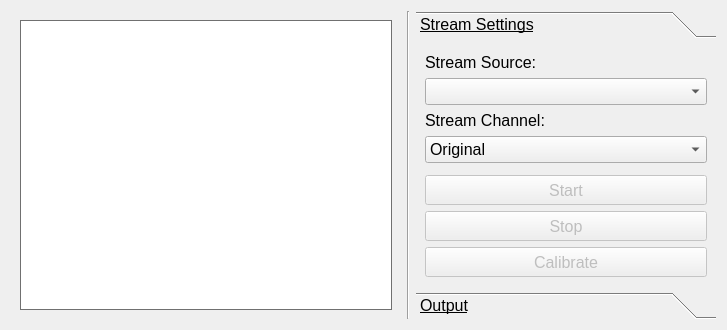
<?xml version="1.0" encoding="UTF-8"?>
<ui version="4.0">
 <class>CameraWidget</class>
 <widget class="QWidget" name="CameraWidget">
  <property name="geometry">
   <rect>
    <x>0</x>
    <y>0</y>
    <width>723</width>
    <height>330</height>
   </rect>
  </property>
  <property name="minimumSize">
   <size>
    <width>0</width>
    <height>330</height>
   </size>
  </property>
  <property name="windowTitle">
   <string>Form</string>
  </property>
  <layout class="QHBoxLayout" name="horizontalLayout_3">
   <item>
    <widget class="QStackedWidget" name="stackedWidget">
     <property name="sizePolicy">
      <sizepolicy hsizetype="Preferred" vsizetype="Preferred">
       <horstretch>1</horstretch>
       <verstretch>0</verstretch>
      </sizepolicy>
     </property>
     <property name="minimumSize">
      <size>
       <width>390</width>
       <height>0</height>
      </size>
     </property>
     <property name="palette">
      <palette>
       <active>
        <colorrole role="Base">
         <brush brushstyle="SolidPattern">
          <color alpha="255">
           <red>255</red>
           <green>255</green>
           <blue>255</blue>
          </color>
         </brush>
        </colorrole>
        <colorrole role="Window">
         <brush brushstyle="SolidPattern">
          <color alpha="255">
           <red>145</red>
           <green>145</green>
           <blue>145</blue>
          </color>
         </brush>
        </colorrole>
       </active>
       <inactive>
        <colorrole role="Base">
         <brush brushstyle="SolidPattern">
          <color alpha="255">
           <red>255</red>
           <green>255</green>
           <blue>255</blue>
          </color>
         </brush>
        </colorrole>
        <colorrole role="Window">
         <brush brushstyle="SolidPattern">
          <color alpha="255">
           <red>145</red>
           <green>145</green>
           <blue>145</blue>
          </color>
         </brush>
        </colorrole>
       </inactive>
       <disabled>
        <colorrole role="Base">
         <brush brushstyle="SolidPattern">
          <color alpha="255">
           <red>145</red>
           <green>145</green>
           <blue>145</blue>
          </color>
         </brush>
        </colorrole>
        <colorrole role="Window">
         <brush brushstyle="SolidPattern">
          <color alpha="255">
           <red>145</red>
           <green>145</green>
           <blue>145</blue>
          </color>
         </brush>
        </colorrole>
       </disabled>
      </palette>
     </property>
     <property name="currentIndex">
      <number>0</number>
     </property>
     <widget class="QWidget" name="viewfinderPage">
      <property name="autoFillBackground">
       <bool>false</bool>
      </property>
      <layout class="QGridLayout" name="gridLayout_5">
       <item row="0" column="0">
        <widget class="QGraphicsView" name="graphicsView_video">
         <property name="verticalScrollBarPolicy">
          <enum>Qt::ScrollBarAlwaysOff</enum>
         </property>
         <property name="horizontalScrollBarPolicy">
          <enum>Qt::ScrollBarAlwaysOff</enum>
         </property>
         <property name="sizeAdjustPolicy">
          <enum>QAbstractScrollArea::AdjustIgnored</enum>
         </property>
         <property name="interactive">
          <bool>true</bool>
         </property>
        </widget>
       </item>
      </layout>
     </widget>
     <widget class="QWidget" name="previewPage">
      <property name="focusPolicy">
       <enum>Qt::NoFocus</enum>
      </property>
      <layout class="QGridLayout" name="gridLayout_4">
       <item row="1" column="0">
        <widget class="QLabel" name="label_lastImgPreview">
         <property name="sizePolicy">
          <sizepolicy hsizetype="Preferred" vsizetype="MinimumExpanding">
           <horstretch>0</horstretch>
           <verstretch>0</verstretch>
          </sizepolicy>
         </property>
         <property name="frameShape">
          <enum>QFrame::Box</enum>
         </property>
         <property name="text">
          <string/>
         </property>
         <property name="alignment">
          <set>Qt::AlignCenter</set>
         </property>
        </widget>
       </item>
      </layout>
     </widget>
    </widget>
   </item>
   <item>
    <widget class="Line" name="line_3">
     <property name="orientation">
      <enum>Qt::Vertical</enum>
     </property>
    </widget>
   </item>
   <item>
    <widget class="QToolBox" name="toolBox">
     <property name="sizePolicy">
      <sizepolicy hsizetype="Minimum" vsizetype="Preferred">
       <horstretch>0</horstretch>
       <verstretch>0</verstretch>
      </sizepolicy>
     </property>
     <property name="minimumSize">
      <size>
       <width>300</width>
       <height>0</height>
      </size>
     </property>
     <property name="maximumSize">
      <size>
       <width>250</width>
       <height>16777215</height>
      </size>
     </property>
     <property name="font">
      <font>
       <pointsize>12</pointsize>
       <underline>true</underline>
      </font>
     </property>
     <property name="currentIndex">
      <number>0</number>
     </property>
     <widget class="QWidget" name="page_stream_settings">
      <property name="geometry">
       <rect>
        <x>0</x>
        <y>0</y>
        <width>300</width>
        <height>248</height>
       </rect>
      </property>
      <attribute name="label">
       <string>Stream Settings</string>
      </attribute>
      <layout class="QVBoxLayout" name="verticalLayout_3">
       <property name="sizeConstraint">
        <enum>QLayout::SetMinimumSize</enum>
       </property>
       <item>
        <widget class="QLabel" name="label">
         <property name="font">
          <font>
           <underline>false</underline>
          </font>
         </property>
         <property name="text">
          <string>Stream Source:</string>
         </property>
        </widget>
       </item>
       <item>
        <widget class="QComboBox" name="comboBox_source">
         <property name="sizePolicy">
          <sizepolicy hsizetype="Expanding" vsizetype="Fixed">
           <horstretch>0</horstretch>
           <verstretch>0</verstretch>
          </sizepolicy>
         </property>
         <property name="font">
          <font>
           <underline>false</underline>
          </font>
         </property>
         <property name="sizeAdjustPolicy">
          <enum>QComboBox::AdjustToContents</enum>
         </property>
        </widget>
       </item>
       <item>
        <widget class="QLabel" name="label_2">
         <property name="font">
          <font>
           <underline>false</underline>
          </font>
         </property>
         <property name="text">
          <string>Stream Channel:</string>
         </property>
        </widget>
       </item>
       <item>
        <widget class="QComboBox" name="comboBox_channel">
         <property name="font">
          <font>
           <underline>false</underline>
          </font>
         </property>
         <property name="sizeAdjustPolicy">
          <enum>QComboBox::AdjustToContents</enum>
         </property>
         <item>
          <property name="text">
           <string>Original</string>
          </property>
         </item>
         <item>
          <property name="text">
           <string>Grayscale</string>
          </property>
         </item>
        </widget>
       </item>
       <item>
        <spacer name="verticalSpacer">
         <property name="orientation">
          <enum>Qt::Vertical</enum>
         </property>
         <property name="sizeHint" stdset="0">
          <size>
           <width>20</width>
           <height>40</height>
          </size>
         </property>
        </spacer>
       </item>
       <item>
        <widget class="QPushButton" name="pushButton_start">
         <property name="enabled">
          <bool>false</bool>
         </property>
         <property name="minimumSize">
          <size>
           <width>0</width>
           <height>30</height>
          </size>
         </property>
         <property name="font">
          <font>
           <pointsize>12</pointsize>
           <underline>false</underline>
          </font>
         </property>
         <property name="text">
          <string>Start</string>
         </property>
        </widget>
       </item>
       <item>
        <widget class="QPushButton" name="pushButton_stop">
         <property name="enabled">
          <bool>false</bool>
         </property>
         <property name="minimumSize">
          <size>
           <width>0</width>
           <height>30</height>
          </size>
         </property>
         <property name="font">
          <font>
           <underline>false</underline>
          </font>
         </property>
         <property name="text">
          <string>Stop</string>
         </property>
        </widget>
       </item>
       <item>
        <widget class="QPushButton" name="pushButton_calib">
         <property name="enabled">
          <bool>false</bool>
         </property>
         <property name="minimumSize">
          <size>
           <width>0</width>
           <height>30</height>
          </size>
         </property>
         <property name="font">
          <font>
           <underline>false</underline>
          </font>
         </property>
         <property name="text">
          <string>Calibrate</string>
         </property>
        </widget>
       </item>
      </layout>
     </widget>
     <widget class="QWidget" name="page_output_settings">
      <property name="geometry">
       <rect>
        <x>0</x>
        <y>0</y>
        <width>300</width>
        <height>248</height>
       </rect>
      </property>
      <attribute name="label">
       <string>Output</string>
      </attribute>
      <layout class="QVBoxLayout" name="verticalLayout">
       <item>
        <widget class="QTabWidget" name="captureWidget">
         <property name="enabled">
          <bool>true</bool>
         </property>
         <property name="sizePolicy">
          <sizepolicy hsizetype="Expanding" vsizetype="Expanding">
           <horstretch>0</horstretch>
           <verstretch>0</verstretch>
          </sizepolicy>
         </property>
         <property name="font">
          <font>
           <underline>false</underline>
          </font>
         </property>
         <property name="currentIndex">
          <number>0</number>
         </property>
         <widget class="QWidget" name="image_tab">
          <attribute name="title">
           <string>Image</string>
          </attribute>
          <layout class="QVBoxLayout" name="verticalLayout_2">
           <item>
            <widget class="QLabel" name="label_3">
             <property name="text">
              <string>Output Directory:</string>
             </property>
            </widget>
           </item>
           <item>
            <layout class="QHBoxLayout" name="horizontalLayout" stretch="1,0">
             <item>
              <widget class="QLineEdit" name="lineEdit_imgDir"/>
             </item>
             <item>
              <widget class="QPushButton" name="pushButton_imgDir">
               <property name="sizePolicy">
                <sizepolicy hsizetype="Fixed" vsizetype="Fixed">
                 <horstretch>0</horstretch>
                 <verstretch>0</verstretch>
                </sizepolicy>
               </property>
               <property name="maximumSize">
                <size>
                 <width>30</width>
                 <height>16777215</height>
                </size>
               </property>
               <property name="text">
                <string>...</string>
               </property>
              </widget>
             </item>
            </layout>
           </item>
           <item>
            <widget class="Line" name="line_2">
             <property name="orientation">
              <enum>Qt::Horizontal</enum>
             </property>
            </widget>
           </item>
           <item>
            <widget class="QPushButton" name="pushButton_takeImage">
             <property name="enabled">
              <bool>false</bool>
             </property>
             <property name="sizePolicy">
              <sizepolicy hsizetype="Preferred" vsizetype="Fixed">
               <horstretch>0</horstretch>
               <verstretch>0</verstretch>
              </sizepolicy>
             </property>
             <property name="minimumSize">
              <size>
               <width>0</width>
               <height>30</height>
              </size>
             </property>
             <property name="text">
              <string> Capture Photo</string>
             </property>
             <property name="icon">
              <iconset resource="../../resources/resources.qrc">
               <normaloff>:/img/img/shutter.svg</normaloff>:/img/img/shutter.svg</iconset>
             </property>
            </widget>
           </item>
           <item>
            <spacer name="verticalSpacer_5">
             <property name="orientation">
              <enum>Qt::Vertical</enum>
             </property>
             <property name="sizeHint" stdset="0">
              <size>
               <width>20</width>
               <height>161</height>
              </size>
             </property>
            </spacer>
           </item>
          </layout>
         </widget>
         <widget class="QWidget" name="video_tab">
          <attribute name="title">
           <string>Video</string>
          </attribute>
          <layout class="QVBoxLayout" name="verticalLayout_4">
           <item>
            <widget class="QLabel" name="label_4">
             <property name="text">
              <string>Output Directory:</string>
             </property>
            </widget>
           </item>
           <item>
            <layout class="QHBoxLayout" name="horizontalLayout_2" stretch="1,0">
             <item>
              <widget class="QLineEdit" name="lineEdit_videoDir"/>
             </item>
             <item>
              <widget class="QPushButton" name="pushButton_videoDir">
               <property name="sizePolicy">
                <sizepolicy hsizetype="Fixed" vsizetype="Fixed">
                 <horstretch>0</horstretch>
                 <verstretch>0</verstretch>
                </sizepolicy>
               </property>
               <property name="maximumSize">
                <size>
                 <width>30</width>
                 <height>16777215</height>
                </size>
               </property>
               <property name="text">
                <string>...</string>
               </property>
              </widget>
             </item>
            </layout>
           </item>
           <item>
            <widget class="Line" name="line">
             <property name="orientation">
              <enum>Qt::Horizontal</enum>
             </property>
            </widget>
           </item>
           <item>
            <widget class="QPushButton" name="pushButton_record">
             <property name="enabled">
              <bool>false</bool>
             </property>
             <property name="sizePolicy">
              <sizepolicy hsizetype="Preferred" vsizetype="Fixed">
               <horstretch>0</horstretch>
               <verstretch>0</verstretch>
              </sizepolicy>
             </property>
             <property name="minimumSize">
              <size>
               <width>0</width>
               <height>30</height>
              </size>
             </property>
             <property name="text">
              <string>Record</string>
             </property>
            </widget>
           </item>
           <item>
            <widget class="QPushButton" name="pushButton_stopRec">
             <property name="enabled">
              <bool>false</bool>
             </property>
             <property name="sizePolicy">
              <sizepolicy hsizetype="Preferred" vsizetype="Fixed">
               <horstretch>0</horstretch>
               <verstretch>0</verstretch>
              </sizepolicy>
             </property>
             <property name="minimumSize">
              <size>
               <width>0</width>
               <height>30</height>
              </size>
             </property>
             <property name="text">
              <string>Stop Recording</string>
             </property>
            </widget>
           </item>
           <item>
            <spacer name="verticalSpacer_6">
             <property name="orientation">
              <enum>Qt::Vertical</enum>
             </property>
             <property name="sizeHint" stdset="0">
              <size>
               <width>20</width>
               <height>76</height>
              </size>
             </property>
            </spacer>
           </item>
          </layout>
         </widget>
        </widget>
       </item>
      </layout>
     </widget>
    </widget>
   </item>
  </layout>
 </widget>
 <resources>
  <include location="../../resources/resources.qrc"/>
 </resources>
 <connections/>
 <slots>
  <slot>record()</slot>
  <slot>pause()</slot>
  <slot>stop()</slot>
  <slot>takeImage()</slot>
  <slot>toogleLock()</slot>
  <slot>configureImageSettings()</slot>
  <slot>configureVideoSettings()</slot>
 </slots>
</ui>
